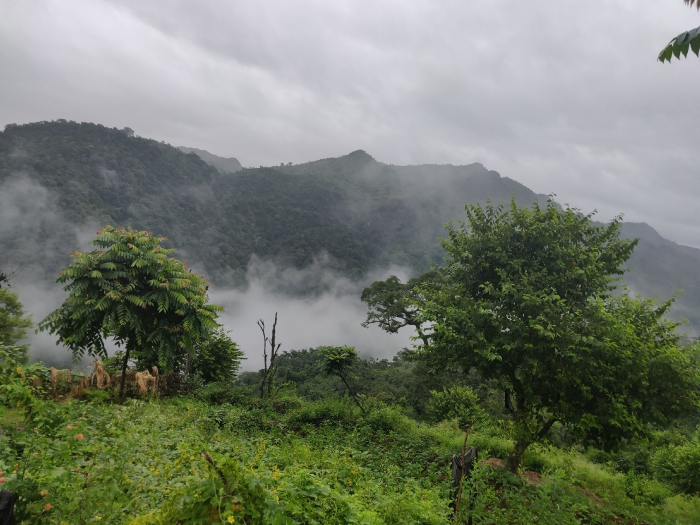
#> input picture sample_image.jpeg, 1400 x 1050 px (shown at 1/2 size)
$ python main.py
#> lines starting #> are read from the running program, lines starting #| are printed output that depends on the picture
import matplotlib.pyplot as plt
import numpy as np
import cv2
import os
from sklearn.cluster import KMeans
from collections import Counter
from skimage.color import rgb2lab, deltaE_cie76


def RGB2HEX(color):
    return "#{:02x}{:02x}{:02x}".format(int(color[0]), int(color[1]), int(color[2]))


def get_image(image_path):
#> called with image_path = 'sample_image.jpeg'
    image = cv2.imread(image_path)
#> image is the input picture: shape (1050, 1400, 3); mean B, G, R 106.5, 121.9, 114.8
#| <class 'numpy.ndarray'>
#| (1050, 1400, 3)
    return image


def get_colors(image, num_colors, show_chart):
#> called with num_colors = 8, show_chart = True
    modified_image = cv2.resize(image, (600, 400), interpolation=cv2.INTER_AREA)
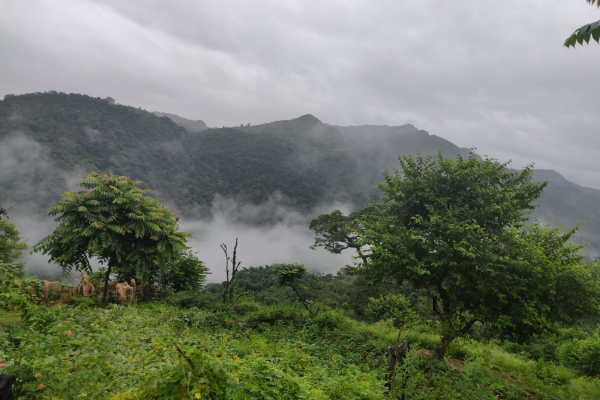
#> modified_image: shape (400, 600, 3); mean B, G, R 106.5, 121.9, 114.8
    modified_image = modified_image.reshape(modified_image.shape[0]*modified_image.shape[1], 3)
    clf = KMeans(n_clusters=num_colors)
    labels = clf.fit_predict(modified_image)

    counts = Counter(labels)
#> counts = {1: 41406, 6: 8804, 3: 22567, 0: 27901, 7: 35786, 5: 43288, 4: 25185, 2: 35063}
    center_colors = clf.cluster_centers_
    ordered_colors = [center_colors[i] for i in counts.keys()]
#> ordered_colors = [[214.1, 206.6, 206.9], [151.8, 150, 148], [115.3, 118.4, 113.2], [88.9, 87.94, 81.05], [189.8, 182.9, 182.4], [35.06, 77.13, 62.7], [48.49, 115.4, 98.64], [21.32, 41.57, 32.31]]
    hex_colors = [RGB2HEX(ordered_colors[i]) for i in counts.keys()]
#> hex_colors = ['#979694', '#307362', '#585751', '#d6cece', '#152920', '#234d3e', '#bdb6b6', '#737671']
    rgb_colors = [ordered_colors[i] for i in counts.keys()]
#> rgb_colors = [[151.8, 150, 148], [48.49, 115.4, 98.64], [88.9, 87.94, 81.05], [214.1, 206.6, 206.9], [21.32, 41.57, 32.31], [35.06, 77.13, 62.7], [189.8, 182.9, 182.4], [115.3, 118.4, 113.2]]

    if (show_chart):
        plt.figure(figsize=(8, 6))
        plt.pie(counts.values(), labels= hex_colors, colors=hex_colors)
        plt.show()
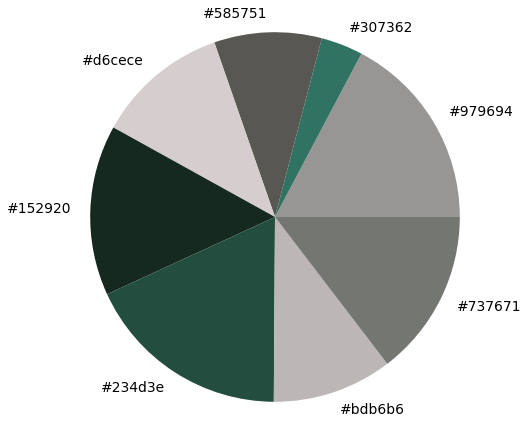
#> figure drawn by matplotlib, 1 panel

    return rgb_colors


# Press the green button in the gutter to run the script.
if __name__ == '__main__':
    image = get_image("sample_image.jpeg")
    print(type(image))
    print(image.shape)
    cv2.imshow("image", image)
    cv2.waitKey(0)

    get_colors(get_image("sample_image.jpeg"), 8, True)
